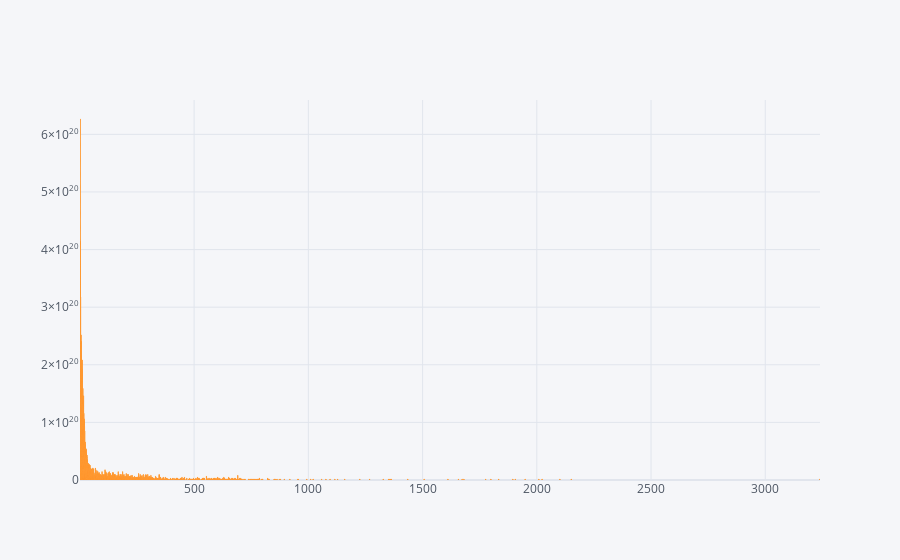

The code cell stored with this chart in its notebook:
### Markdown cell above
# when you hover cursor  on bar on graph ,we can see 'date' in plotly with other many functions¶

### Code cell
df.iplot(kind='bar',x='impressions',y='date')

#this ilpot funtion gives visualizing data in  more attractive way

### Figure 1 — Plotly figure (JSON) as saved in the notebook; plotly's stock layout.template omitted (floating-point values rounded to 4 significant figures; data arrays with more than 128 entries replaced by an {"elided": "..."} marker saying what was removed)
{"data": [{"marker": {"color": "rgba(255, 153, 51, 0.6)", "line": {"color": "rgba(255, 153, 51, 1.0)", "width": 1}}, "name": "date", "orientation": "v", "text": "", "type": "bar", "x": {"elided": "4571 int values"}, "y": {"elided": "4571 int values"}}], "layout": {"legend": {"bgcolor": "#F5F6F9", "font": {"color": "#4D5663"}}, "paper_bgcolor": "#F5F6F9", "plot_bgcolor": "#F5F6F9", "title": {"font": {"color": "#4D5663"}}, "xaxis": {"gridcolor": "#E1E5ED", "showgrid": true, "tickfont": {"color": "#4D5663"}, "title": {"font": {"color": "#4D5663"}, "text": ""}, "zerolinecolor": "#E1E5ED"}, "yaxis": {"gridcolor": "#E1E5ED", "showgrid": true, "tickfont": {"color": "#4D5663"}, "title": {"font": {"color": "#4D5663"}, "text": ""}, "zerolinecolor": "#E1E5ED"}}}
